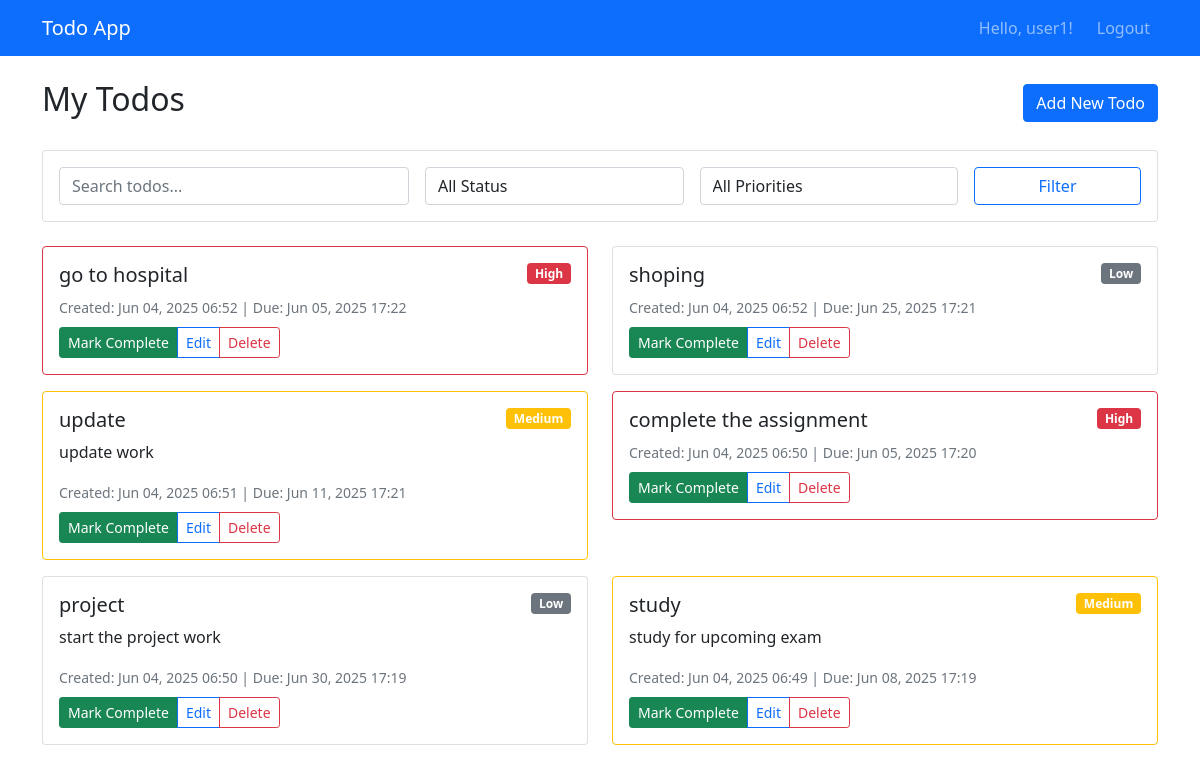
Screenshot of / (signed in) with the database file from the repository.
### todo/models.py (models this page shows, shortened)
class Todo(models.Model):
    PRIORITY_CHOICES = [
        ('low', 'Low'),
        ('medium', 'Medium'),
        ('high', 'High'),
    ]
    title = models.CharField(max_length=200)
    description = models.TextField(blank=True)
    completed = models.BooleanField(default=False)
    priority = models.CharField(max_length=10, choices=PRIORITY_CHOICES, default='medium')
    created_date = models.DateTimeField(auto_now_add=True)
    updated_date = models.DateTimeField(auto_now=True)
    due_date = models.DateTimeField(null=True, blank=True)
    user = models.ForeignKey(User, on_delete=models.CASCADE)
    class Meta:
        ordering = ['-created_date']

### todo/views.py (the view)
# urls.py: path('', views.todo_list, name='list'),
@login_required
def todo_list(request):
    search_query = request.GET.get('search', '')
    status_filter = request.GET.get('status', 'all')
    priority_filter = request.GET.get('priority', 'all')
    todos = Todo.objects.filter(user=request.user)
    if search_query:
        todos = todos.filter(
            Q(title__icontains=search_query) |
            Q(description__icontains=search_query)
        )
    if status_filter == 'completed':
        todos = todos.filter(completed=True)
    elif status_filter == 'pending':
        todos = todos.filter(completed=False)
    if priority_filter != 'all':
        todos = todos.filter(priority=priority_filter)
    context = {
        'todos': todos,
        'search_query': search_query,
        'status_filter': status_filter,
        'priority_filter': priority_filter,
    }
    return render(request, 'todo/todo_list.html', context)

### todo/templates/todo/todo_list.html (shortened to what this page needs)
{% extends 'todo/base.html' %}
{% block content %}
<div class="row">
    <div class="col-md-12">
        <div class="d-flex justify-content-between align-items-center mb-4">
            <h2>My Todos</h2>
            <a href="{% url 'todo:create' %}" class="btn btn-primary">Add New Todo</a>
        </div>
        <div class="card mb-4">
            <div class="card-body">
                <form method="get" class="row g-3">
                    <div class="col-md-4">
                        <input type="text" name="search" class="form-control" placeholder="Search todos..." value="{{ search_query }}">
                    </div>
                    <div class="col-md-3">
                        <select name="status" class="form-control">
                            <option value="all" {% if status_filter == 'all' %}selected{% endif %}>All Status</option>
                        </select>
                    </div>
                    <div class="col-md-3">
                        <select name="priority" class="form-control">
                            <option value="all" {% if priority_filter == 'all' %}selected{% endif %}>All Priorities</option>
                        </select>
                    </div>
                    <div class="col-md-2">
                        <button type="submit" class="btn btn-outline-primary w-100">Filter</button>
                    </div>
                </form>
            </div>
        </div>
        {% if todos %}
            <div class="row">
                {% for todo in todos %}
                <div class="col-md-6 mb-3">
                    <div class="card {% if todo.completed %}border-success{% elif todo.priority == 'high' %}border-danger{% elif todo.priority == 'medium' %}border-warning{% endif %}">
                        <div class="card-body">
                            <div class="d-flex justify-content-between align-items-start">
                                <h5 class="card-title {% if todo.completed %}text-decoration-line-through text-muted{% endif %}">
                                    {{ todo.title }}
                                </h5>
                                <span class="badge bg-{% if todo.priority == 'high' %}danger{% elif todo.priority == 'medium' %}warning{% else %}secondary{% endif %}">
                                    {{ todo.get_priority_display }}
                                </span>
                            </div>
                            {% if todo.description %}
                            <p class="card-text {% if todo.completed %}text-muted{% endif %}">{{ todo.description|truncatewords:20 }}</p>
                            {% endif %}
                            <div class="mb-2">
                                <small class="text-muted">
                                    Created: {{ todo.created_date|date:"M d, Y H:i" }}
                                    {% if todo.due_date %}
                                        | Due: {{ todo.due_date|date:"M d, Y H:i" }}
                                    {% endif %}
                                </small>
                            </div>
                            <div class="btn-group" role="group">
                                <a href="{% url 'todo:toggle' todo.pk %}" class="btn btn-sm btn-{% if todo.completed %}warning{% else %}success{% endif %}">
                                    {% if todo.completed %}Mark Pending{% else %}Mark Complete{% endif %}
                                </a>
                                <a href="{% url 'todo:update' todo.pk %}" class="btn btn-sm btn-outline-primary">Edit</a>
                                <a href="{% url 'todo:delete' todo.pk %}" class="btn btn-sm btn-outline-danger"
                                   onclick="return confirm('Are you sure you want to delete this todo?')">Delete</a>
                            </div>
                        </div>
                    </div>
                </div>
                {% endfor %}
            </div>
        {% else %}
            <div class="text-center py-5">
                <h4 class="text-muted">No todos found</h4>
                <p>Start by creating your first todo!</p>
                <a href="{% url 'todo:create' %}" class="btn btn-primary">Create Todo</a>
            </div>
        {% endif %}
    </div>
</div>
{% endblock %}

### todo/templates/todo/base.html (shortened to what this page needs)
<!DOCTYPE html>
<html lang="en">
<head>
    <link href="https://cdn.jsdelivr.net/npm/bootstrap@5.1.3/dist/css/bootstrap.min.css" rel="stylesheet">
</head>
<body>
    <nav class="navbar navbar-expand-lg navbar-dark bg-primary">
        <div class="container">
            <a class="navbar-brand" href="{% url 'todo:list' %}">Todo App</a>
            <div class="navbar-nav ms-auto">
                {% if user.is_authenticated %}
                    <span class="navbar-text me-3">Hello, {{ user.username }}!</span>
                    <a class="nav-link" href="{% url 'logout' %}">Logout</a>
                {% else %}
                    <a class="nav-link" href="{% url 'login' %}">Login</a>
                    <a class="nav-link" href="{% url 'register' %}">Register</a>
                {% endif %}
            </div>
        </div>
    </nav>
    <div class="container mt-4">
        {% block content %}
        {% endblock %}
    </div>
</body>
</html>

### rows the page displays
Todo: title "go to hospital", priority "High", created_date "Jun 04, 2025 06:52", due_date "Jun 05, 2025 17:22", completed "Mark Complete"
Todo: title "shoping", priority "Low", created_date "Jun 04, 2025 06:52", due_date "Jun 25, 2025 17:21", completed "Mark Complete"
Todo: title "update", priority "Medium", description "update work", created_date "Jun 04, 2025 06:51", due_date "Jun 11, 2025 17:21", completed "Mark Complete"
Todo: title "complete the assignment", priority "High", created_date "Jun 04, 2025 06:50", due_date "Jun 05, 2025 17:20", completed "Mark Complete"
Todo: title "project", priority "Low", description "start the project work", created_date "Jun 04, 2025 06:50", due_date "Jun 30, 2025 17:19", completed "Mark Complete"
Todo: title "study", priority "Medium", description "study for upcoming exam", created_date "Jun 04, 2025 06:49", due_date "Jun 08, 2025 17:19", completed "Mark Complete"

### other values shown
{{ user.username }} "user1"
